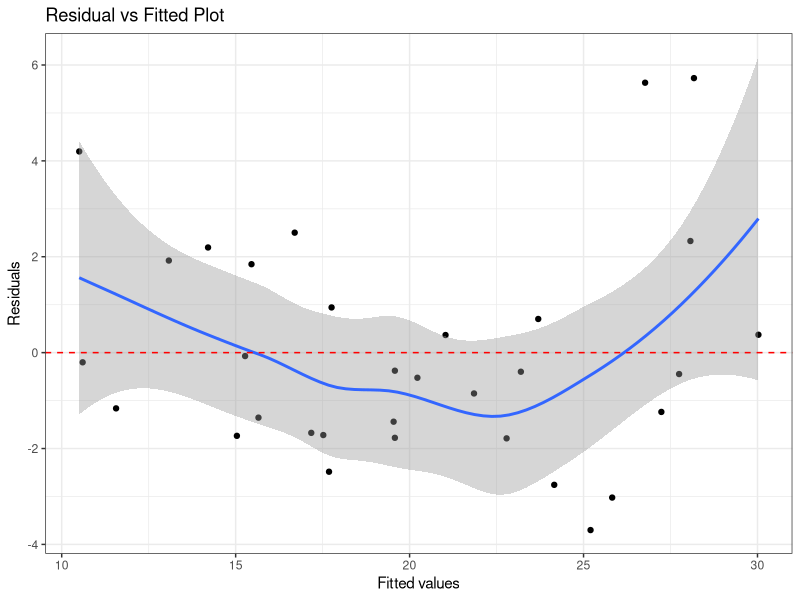
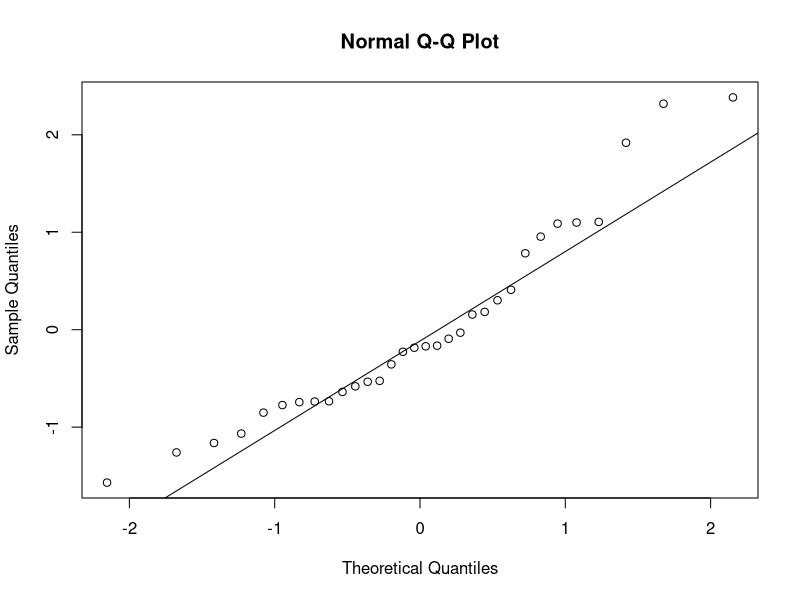

These figures' R source, in order: (Note: this script raises an error after producing the figures.)
## ---- chunk 1
library(ggplot2)

diagPlot <- function(model){
    p1<-ggplot(model, aes(x=.fitted, y=.resid)) + geom_point()
    p1<-p1+stat_smooth(method="loess") + geom_hline(yintercept=0, col="red", linetype="dashed")
    p1<-p1+xlab("Fitted values")+ylab("Residuals")
    p1<-p1+ggtitle("Residual vs Fitted Plot")+theme_bw()
    
    p2<-ggplot(model, aes(x=qqnorm(.stdresid)[[1]], y=.stdresid))+geom_point(na.rm = TRUE)
    p2<-p2+geom_abline(aes(qqline(.stdresid))) + xlab("Theoretical Quantiles")+ylab("Standardized Residuals")
    p2<-p2+ggtitle("Normal Q-Q")+theme_bw()
    
    p3<-ggplot(model, aes(x=.fitted, y=sqrt(abs(.stdresid))))+geom_point(na.rm=TRUE)
    p3<-p3+stat_smooth(method="loess", na.rm = TRUE)+xlab("Fitted Value")
    p3<-p3+ylab(expression(sqrt("|Standardized residuals|")))
    p3<-p3+ggtitle("Scale-Location")+theme_bw()
    
    p4<-ggplot(model, aes(x=seq_along(.cooksd), y=.cooksd))+geom_bar(stat="identity", position="identity")
    p4<-p4+xlab("Obs. Number")+ylab("Cook's distance")
    p4<-p4+ggtitle("Cook's distance")+theme_bw()
    
    p5<-ggplot(model, aes(x=.hat, y=.stdresid)) + geom_point(aes(size=.cooksd), na.rm=TRUE)
    p5<-p5+stat_smooth(method="loess", na.rm=TRUE)
    p5<-p5+xlab("Leverage")+ylab("Standardized Residuals")
    p5<-p5+ggtitle("Residual vs Leverage Plot")
    p5<-p5+scale_size_continuous("Cook's Distance", range=c(1,5))
    p5<-p5+theme_bw()+theme(legend.position="bottom")
    
    p6<-ggplot(model, aes(x=.hat, y=.cooksd)) +geom_point(na.rm=TRUE) + 
      stat_smooth(method="loess", na.rm=TRUE)
    p6<-p6+xlab("Leverage hii")+ylab("Cook's Distance")
    p6<-p6+ggtitle("Cook's dist vs Leverage hii/(1-hii)")
    p6<-p6+geom_abline(slope=seq(0,3,0.5), color="gray", linetype="dashed")
    p6<-p6+theme_bw()
    
    return(list(rvfPlot=p1, qqPlot=p2, sclLocPlot=p3, cdPlot=p4, rvlevPlot=p5, cvlPlot=p6))
}
## ---- chunk 2
lm.model <- lm(mpg ~ cyl+disp+hp+drat+wt, data=mtcars)
diagPlts <- diagPlot(lm.model)
## ---- chunk 3
lbry <- c("grid", "gridExtra")
lapply(lbry, require, character.only=TRUE, warn.conflicts = FALSE, quietly = TRUE)
## ---- chunk 4
diagPlts
## ---- chunk 5
do.call(grid.arrange, c(diagPlts, main="Diagnostic Plots", ncol=3))
## ---- chunk 6
model <- lm.model
    p1<-ggplot(model, aes(.fitted, .resid)) + 
        geom_point() + 
        stat_smooth(method="loess") + 
        geom_hline(yintercept=0, col="red", linetype="dashed") +
        xlab("Fitted values") + 
        ylab("Residuals") +
        ggtitle("Residual vs Fitted Plot") + 
        theme_bw()
    p1
## ---- chunk 7
    p2 <- ggplot(model, aes(qqnorm(.stdresid)[[1]], .stdresid)) + 
    geom_point(na.rm = TRUE) +
    geom_abline(aes(qqline(.stdresid))) 
    # xlab("Theoretical Quantiles") + 
    # ylab("Standardized Residuals") + 
    # ggtitle("Normal Q-Q") + 
    # theme_bw()

p2
## ---- chunk 8
    y <- quantile(model$resid[!is.na(model$resid)], c(0.25, 0.75))
    x <- qnorm(c(0.25, 0.75))
    slope <- diff(y)/diff(x)
    int <- y[1L] - slope * x[1L]
    p <- ggplot(model, aes(sample = .resid)) +
        stat_qq(alpha = 0.5) +
        geom_abline(slope = slope, intercept = int, color="blue") + 
        theme_bw()
    
    p
## ---- chunk 9
# https://stackoverflow.com/a/19990107/5270873
ggQQ = function(lm) {
  # extract standardized residuals from the fit
  d <- data.frame(std.resid = rstandard(lm))
  # calculate 1Q/4Q line
  y <- quantile(d$std.resid[!is.na(d$std.resid)], c(0.25, 0.75))
  x <- qnorm(c(0.25, 0.75))
  slope <- diff(y)/diff(x)
  int <- y[1L] - slope * x[1L]

  p <- ggplot(data=d, aes(sample=std.resid)) +
    stat_qq(shape=1, size=3) +           # open circles
    labs(title="Normal Q-Q",             # plot title
         x="Theoretical Quantiles",      # x-axis label
         y="Standardized Residuals") +   # y-axis label
    geom_abline(slope = slope, intercept = int, linetype="dashed")  + # dashed reference line
      theme_bw()
  return(p)
}

ggQQ(model)
## ---- chunk 10
    p3 <- ggplot(model, aes(.fitted, sqrt(abs(.stdresid)))) + 
    geom_point(na.rm=TRUE) +
    stat_smooth(method="loess", na.rm = TRUE) + 
    xlab("Fitted Value") +
    ylab(expression(sqrt("|Standardized residuals|"))) + 
    ggtitle("Scale-Location") + 
    theme_bw()

    p3
## ---- chunk 11
    p4 <- ggplot(model, aes(seq_along(.cooksd), .cooksd)) + 
    geom_bar(stat="identity", position="identity") +
    xlab("Obs. Number") + 
    ylab("Cook's distance") +
    ggtitle("Cook's distance") + 
    theme_bw()

    p4

## ---- chunk 12
    p5 <- ggplot(model, aes(.hat, .stdresid)) + 
    geom_point(aes(size=.cooksd), na.rm=TRUE) + 
    stat_smooth(method="loess", na.rm=TRUE) +
    xlab("Leverage") + 
    ylab("Standardized Residuals") +
    ggtitle("Residual vs Leverage Plot") +
    scale_size_continuous("Cook's Distance", range=c(1,5)) +
    theme_bw() + 
    theme(legend.position="bottom")

    p5
## ---- chunk 13
    p6 <- ggplot(model, aes(.hat, .cooksd)) + 
    geom_point(na.rm=TRUE) + 
    stat_smooth(method="loess", na.rm=TRUE) + 
    xlab("Leverage hii") + 
    ylab("Cook's Distance") +
    ggtitle("Cook's dist vs Leverage hii/(1-hii)") +
    geom_abline(slope=seq(0,3,0.5), color="gray", linetype="dashed") +
    theme_bw()

p6
